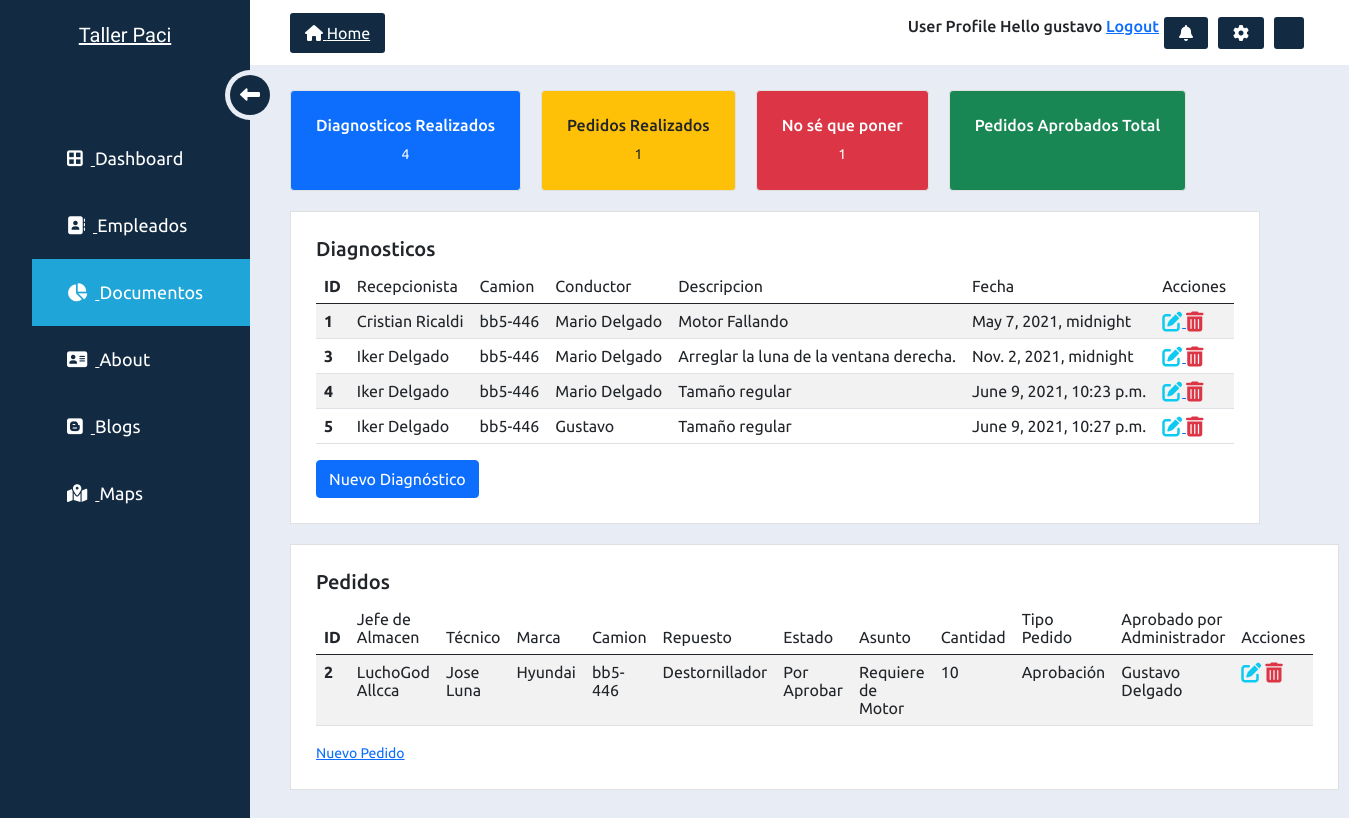
The app's page /app/Documentos/ (signed in) with its own data.
### apptaller/models.py (models this page shows, shortened)
class Diagnostico(models.Model):
    recepcionista = models.ForeignKey(Recepcionista, on_delete=models.CASCADE)
    Camion = models.ForeignKey(Camion, on_delete=models.CASCADE)
    Conductor = models.ForeignKey(Conductor, on_delete=models.CASCADE)
    descripcion = models.CharField(max_length=50)
    fecha = models.DateTimeField()

class Recepcionista(models.Model):
    user = models.OneToOneField(User, null=True, on_delete=models.CASCADE)
    nombreRecepcionista = models.CharField(max_length=50)
    usuario = models.CharField(max_length=50)
    password = models.CharField(max_length=50)
    def __str__(self):
        return self.nombreRecepcionista

class Camion(models.Model):
    placa = models.CharField(max_length=50)
    modelo = models.CharField(max_length=50)
    def __str__(self):
        return self.placa

class Conductor(models.Model):
    nombre = models.CharField(max_length=50)
    def __str__(self):
        return self.nombre

class Pedido(models.Model):
    Pedido_status = [
        (1, 'Aprobado'),
        (2, 'Por Aprobar')
    ]
    Pedido_tipoPedido = [
        (1, 'Solicitud de Permiso de Repuestos'),
        (2, 'Solicitud de Comprar Nuevos Repuestos')
    ]
    JefeAlmacen = models.ForeignKey(JefeAlmacen, on_delete=models.CASCADE)
    Tecnico = models.ForeignKey(Tecnico, on_delete=models.CASCADE)
    Marca = models.ForeignKey(Marca, on_delete=models.CASCADE)
    Camion= models.ForeignKey(Camion, on_delete=models.CASCADE)
    repuesto = models.ForeignKey(Repuesto, on_delete=models.CASCADE)
    estado = models.IntegerField(null=False, blank=False, choices=Pedido_status)
    asunto = models.CharField(max_length=200)
    cantidad = models.IntegerField()
    tipo_pedido= models.IntegerField(null=False, blank=False, choices=Pedido_tipoPedido)
    administrador = models.ForeignKey(Administrador, on_delete=models.CASCADE)

class JefeAlmacen(models.Model):
    nombreJefe = models.CharField(max_length=50)
    usuario = models.CharField(max_length=50)
    password = models.CharField(max_length=50)
    def __str__(self):
        return self.nombreJefe

class Tecnico(models.Model):
    nombreTecnico = models.CharField(max_length=50)
    usuario = models.CharField(max_length=50)
    password = models.CharField(max_length=50)
    def __str__(self):
        return self.nombreTecnico

class Marca(models.Model):
    nombreMarca = models.CharField(max_length=50)
    def __str__(self):
        return self.nombreMarca

class Repuesto(models.Model):
    nombre = models.CharField(max_length=50)
    modelo = models.CharField(max_length=50)
    marca = models.CharField(max_length=50)
    stock = models.IntegerField()
    descripcion = models.CharField(max_length=200)
    def __str__(self):
        return self.nombre

class Administrador(models.Model):
    nombreAdministrador = models.CharField(max_length=50)
    usuario = models.CharField(max_length=50)
    password = models.CharField(max_length=50)
    def __str__(self):
        return  self.nombreAdministrador

### apptaller/decorators.py (the view)
        def wrapper_func(request, *args, **kwargs):
            group = None
            if request.user.groups.exists():
                group = request.user.groups.all()[0].name
            if group in allowed_roles:
                return view_func(request, *args, **kwargs)
            else:
                return HttpResponse('Tú no estas autorizado a ver está pagina')

### apptaller/views.py (called while the page is built)
@login_required(login_url='login')
@allowed_users(allowed_roles=['recepcionista', 'admin'])
def list_Documento(request):
    diagnostico = Diagnostico.objects.all()
    pedido = Pedido.objects.all()
    diagnostico_count = diagnostico.count()
    pedido_count = pedido.count()
    return render(request, 'registration/Documentos.html', { 'diagnosticos': diagnostico, 'pedidos': pedido,
                                                               'pedido_count': pedido_count,
                                                               'diagnosticos_count': diagnostico_count})

### templates/registration/Documentos.html (shortened to what this page needs)
<link href="https://cdn.jsdelivr.net/npm/bootstrap@5.0.1/dist/css/bootstrap.min.css" rel="stylesheet">
<link rel="stylesheet" href="https://pro.fontawesome.com/releases/v5.10.0/css/all.css"/>
{%  extends 'registration/Principal.html' %}
{% block contador %}
    <div class="item bg-primary text-white rounded" style="margin-right: 20px; text-align: center">
        <h6>Diagnosticos Realizados</h6>
        <h7>{{ diagnosticos_count }}</h7>
    </div>
    <div class="item bg-warning text-dark rounded" style="margin-right: 0px; text-align: center">
    <h6>Pedidos Realizados</h6>
    <h7 >{{ pedido_count }}</h7>
    </div>
    <div class="item bg-danger text-white rounded" style="margin-left: 20px; text-align: center">
    <h6>No sé que poner</h6>
    <h7 >{{ pedido_count }}</h7>
    </div>
    <div class="item bg-success text-white rounded" style="margin-left: 20px; text-align: center">
    <h6>Pedidos Aprobados Total</h6>
    </div>
{% endblock contador %}
{% block content %}
    <h6>User Profile
        Hello {{ request.user }}
        <a href="{% url 'logout' %}">Logout</a> </h6>
{% endblock content %}
{% block doc2 %}
    <h5>Diagnosticos</h5>
    <div class="row">
    <div class="col-md-12">
        <div class="table-responsive">
            <table class="table table-striped">
            <thead>
            <tr>
                <th scope="col">ID</th>
                <td scope="col">Recepcionista</td>
                <td scope="col">Camion</td>
                <td scope="col">Conductor</td>
                <td scope="col">Descripcion</td>
                <td scope="col">Fecha</td>
                <td scope="col">Acciones</td>
            </tr>
            </thead>
<tr>
    {% for diagnostico in diagnosticos %}
        <th scope="row">
            {{ diagnostico.id }}
        </th>
    <td>
       {{ diagnostico.recepcionista }}
    </td>
        <td>
        {{ diagnostico.Camion }}
        </td>
        <td>
        {{ diagnostico.Conductor }}
        </td>
        <td>
        {{ diagnostico.descripcion }}
        </td>
        <td>
        {{ diagnostico.fecha }}
        </td>
    <th>
        <a href="{% url 'update_Diagnostico' diagnostico.id %}"><i class="fas fa-edit fa-lg text-info"></i>
    </a>
    {% if diagnostico %}
        <a href="{% url 'delete_Diagnostico' diagnostico.id %}"><i class="fas fa-trash-alt fa-lg text-danger"></i></a>
    {% endif %}
    </th>
</tr>
    {% endfor %}
</table>
        </div>
    </div>
    </div>
{% if request.user.is_staff %}
<button type="button" class="btn btn-primary" onclick="location.href='{% url 'create_Diagnostico' %}'">Nuevo Diagnóstico</button>
    {% endif %}
<br>
{% endblock doc2 %}
{% block doc3 %}
    <h5>Pedidos</h5>
    <div class="row">
<div class="col-md-12">
<div class="table-responsive">
<table class="table table-striped">
<thead>
<tr>
<th scope="col">ID</th>
<td scope="col">Jefe de Almacen</td>
<td scope="col">Técnico</td>
    <td scope="col">Marca</td>
    <td scope="col">Camion</td>
    <td scope="col">Repuesto</td>
    <td scope="col">Estado</td>
    <td scope="col">Asunto</td>
    <td scope="col">Cantidad</td>
    <td scope="col">Tipo Pedido</td>
    <td scope="col">Aprobado por Administrador</td>
<td scope="col">Acciones</td>
</tr>
</thead>
<tbody>
        <tr>
       {% for pedido in pedidos %}
        <th scope="row">
            {{ pedido.id}}
        </th>
        <td>{{ pedido.JefeAlmacen }}</td>
        <td> {{ pedido.Tecnico }}</td>
           <td>{{ pedido.Marca }}</td>
           <td>{{ pedido.Camion }}</td>
           <td> {{ pedido.repuesto }}</td>
           <td>{{ pedido.estado }}</td>
           <td>{{ pedido.asunto }}</td>
           <td>{{ pedido.cantidad }}</td>
           <td>{{ pedido.tipo_pedido }}</td>
           <td>{{ pedido.administrador }}</td>
        <th>
            <a href="{% url 'update_Pedido' pedido.id %}"><i class="fas fa-edit fa-lg text-info"></i></a>
            {% if pedido %}
                <a href="{% url 'delete_Pedido' pedido.id %}"><i class="fas fa-trash-alt fa-lg text-danger"></i></a>
            {% endif %}
        </th>
        </tr>
    {% endfor %}
</tbody>
</table>
<a href="{% url 'create_Pedido' %}">Nuevo Pedido</a>
</div>
</div>
</div>
{% endblock doc3 %}

### templates/registration/Principal.html (style rules this page uses)
* { margin: 0; padding: 0; list-style: none; font-family: 'Ubuntu', sans-serif; box-sizing: border-box; text-decoration: none; }
.main_body .container .item_wrap .item { background: #fff; border: 1px solid #e0e0e0; padding: 25px; font-size: 14px; line-height: 22px; }
.main_body .container .item_wrap .item:first-child { margin-right: 20px; }

### records on screen
Diagnostico: id "1", recepcionista "Cristian Ricaldi", Camion "bb5-446", Conductor "Mario Delgado", descripcion "Motor Fallando", fecha "May 7, 2021, midnight"
Diagnostico: id "3", recepcionista "Iker Delgado", Camion "bb5-446", Conductor "Mario Delgado", descripcion "Arreglar la luna de la ventana derecha.", fecha "Nov. 2, 2021, midnight"
Diagnostico: id "4", recepcionista "Iker Delgado", Camion "bb5-446", Conductor "Mario Delgado", descripcion "Tamaño regular", fecha "June 9, 2021, 10:23 p.m."
Diagnostico: id "5", recepcionista "Iker Delgado", Camion "bb5-446", Conductor "Gustavo", descripcion "Tamaño regular", fecha "June 9, 2021, 10:27 p.m."
Pedido: id "2", JefeAlmacen "LuchoGod Allcca", Tecnico "Jose Luna", Marca "Hyundai", Camion "bb5-446", repuesto "Destornillador", estado "Por Aprobar", asunto "Requiere de Motor", cantidad "10", tipo_pedido "Aprobación", administrador "Gustavo Delgado"

### other values on screen
{{ request.user }} "gustavo"
{{ diagnosticos_count }} "4"
{{ pedido_count }} "1"
